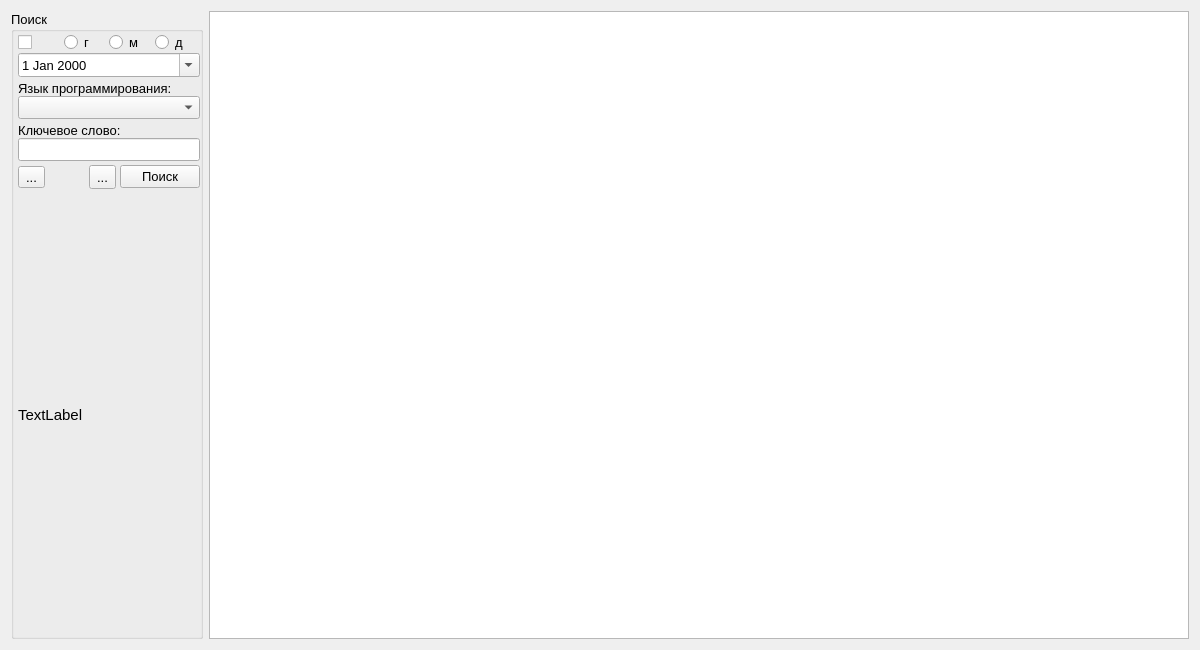
<?xml version="1.0" encoding="UTF-8"?>
<ui version="4.0">
 <class>SearchWindow</class>
 <widget class="QWidget" name="SearchWindow">
  <property name="geometry">
   <rect>
    <x>0</x>
    <y>0</y>
    <width>1200</width>
    <height>650</height>
   </rect>
  </property>
  <property name="windowTitle">
   <string>Form</string>
  </property>
  <layout class="QHBoxLayout" name="horizontalLayout_3">
   <item>
    <widget class="QGroupBox" name="groupBox">
     <property name="sizePolicy">
      <sizepolicy hsizetype="Fixed" vsizetype="Preferred">
       <horstretch>0</horstretch>
       <verstretch>0</verstretch>
      </sizepolicy>
     </property>
     <property name="font">
      <font>
       <pointsize>10</pointsize>
      </font>
     </property>
     <property name="title">
      <string>Поиск</string>
     </property>
     <layout class="QVBoxLayout" name="verticalLayout_4">
      <property name="spacing">
       <number>4</number>
      </property>
      <property name="leftMargin">
       <number>4</number>
      </property>
      <property name="topMargin">
       <number>0</number>
      </property>
      <property name="rightMargin">
       <number>0</number>
      </property>
      <property name="bottomMargin">
       <number>0</number>
      </property>
      <item>
       <layout class="QVBoxLayout" name="verticalLayout">
        <property name="spacing">
         <number>0</number>
        </property>
        <item>
         <layout class="QHBoxLayout" name="horizontalLayout">
          <item>
           <widget class="QCheckBox" name="cbDate">
            <property name="font">
             <font>
              <pointsize>10</pointsize>
             </font>
            </property>
            <property name="text">
             <string extracomment="Поиск по дате"/>
            </property>
           </widget>
          </item>
          <item>
           <widget class="QRadioButton" name="rYear">
            <property name="font">
             <font>
              <pointsize>10</pointsize>
             </font>
            </property>
            <property name="text">
             <string>г</string>
            </property>
           </widget>
          </item>
          <item>
           <widget class="QRadioButton" name="rMonth">
            <property name="font">
             <font>
              <pointsize>10</pointsize>
             </font>
            </property>
            <property name="text">
             <string>м</string>
            </property>
           </widget>
          </item>
          <item>
           <widget class="QRadioButton" name="rDay">
            <property name="font">
             <font>
              <pointsize>10</pointsize>
             </font>
            </property>
            <property name="text">
             <string>д</string>
            </property>
           </widget>
          </item>
         </layout>
        </item>
        <item>
         <widget class="QDateEdit" name="dateEdit">
          <property name="font">
           <font>
            <pointsize>10</pointsize>
           </font>
          </property>
          <property name="calendarPopup">
           <bool>true</bool>
          </property>
         </widget>
        </item>
       </layout>
      </item>
      <item>
       <layout class="QVBoxLayout" name="verticalLayout_2">
        <property name="spacing">
         <number>0</number>
        </property>
        <item>
         <widget class="QLabel" name="label_2">
          <property name="text">
           <string>Язык программирования:</string>
          </property>
         </widget>
        </item>
        <item>
         <widget class="QComboBox" name="cbxLan">
          <property name="font">
           <font>
            <pointsize>10</pointsize>
           </font>
          </property>
         </widget>
        </item>
       </layout>
      </item>
      <item>
       <layout class="QVBoxLayout" name="verticalLayout_3">
        <property name="spacing">
         <number>0</number>
        </property>
        <item>
         <widget class="QLabel" name="label">
          <property name="text">
           <string>Ключевое слово: </string>
          </property>
         </widget>
        </item>
        <item>
         <widget class="QLineEdit" name="edtPattern">
          <property name="font">
           <font>
            <pointsize>10</pointsize>
           </font>
          </property>
         </widget>
        </item>
       </layout>
      </item>
      <item>
       <layout class="QHBoxLayout" name="horizontalLayout_2">
        <item>
         <widget class="QToolButton" name="btnRefresh">
          <property name="font">
           <font>
            <pointsize>10</pointsize>
           </font>
          </property>
          <property name="text">
           <string>...</string>
          </property>
          <property name="icon">
           <iconset resource="../../bin/img.qrc">
            <normaloff>:/images/ex.png</normaloff>
            <normalon>:/images/ex.png</normalon>:/images/ex.png</iconset>
          </property>
          <property name="iconSize">
           <size>
            <width>22</width>
            <height>22</height>
           </size>
          </property>
         </widget>
        </item>
        <item>
         <spacer name="horizontalSpacer_2">
          <property name="orientation">
           <enum>Qt::Horizontal</enum>
          </property>
          <property name="sizeHint" stdset="0">
           <size>
            <width>40</width>
            <height>20</height>
           </size>
          </property>
         </spacer>
        </item>
        <item>
         <widget class="QToolButton" name="btnClear">
          <property name="minimumSize">
           <size>
            <width>24</width>
            <height>24</height>
           </size>
          </property>
          <property name="font">
           <font>
            <pointsize>10</pointsize>
           </font>
          </property>
          <property name="text">
           <string>...</string>
          </property>
          <property name="icon">
           <iconset>
            <normalon>:/images/clear.png</normalon>
           </iconset>
          </property>
         </widget>
        </item>
        <item>
         <widget class="QPushButton" name="btnSearch">
          <property name="font">
           <font>
            <pointsize>10</pointsize>
           </font>
          </property>
          <property name="text">
           <string>Поиск</string>
          </property>
          <property name="icon">
           <iconset>
            <normalon>:/images/search.png</normalon>
           </iconset>
          </property>
         </widget>
        </item>
       </layout>
      </item>
      <item>
       <spacer name="verticalSpacer">
        <property name="orientation">
         <enum>Qt::Vertical</enum>
        </property>
        <property name="sizeHint" stdset="0">
         <size>
          <width>20</width>
          <height>179</height>
         </size>
        </property>
       </spacer>
      </item>
      <item>
       <widget class="QLabel" name="lblPix">
        <property name="font">
         <font>
          <pointsize>11</pointsize>
         </font>
        </property>
        <property name="text">
         <string>TextLabel</string>
        </property>
       </widget>
      </item>
      <item>
       <spacer name="verticalSpacer_2">
        <property name="orientation">
         <enum>Qt::Vertical</enum>
        </property>
        <property name="sizeHint" stdset="0">
         <size>
          <width>20</width>
          <height>179</height>
         </size>
        </property>
       </spacer>
      </item>
     </layout>
    </widget>
   </item>
   <item>
    <widget class="QTableView" name="tableView">
     <property name="font">
      <font>
       <pointsize>10</pointsize>
      </font>
     </property>
    </widget>
   </item>
  </layout>
  <action name="actionRefreshList">
   <property name="icon">
    <iconset resource="../../bin/img.qrc">
     <normaloff>:/images/ex.png</normaloff>:/images/ex.png</iconset>
   </property>
   <property name="text">
    <string>RefreshList</string>
   </property>
  </action>
  <action name="actionClear">
   <property name="icon">
    <iconset resource="../../bin/img.qrc">
     <normaloff>:/images/clear.png</normaloff>:/images/clear.png</iconset>
   </property>
   <property name="text">
    <string>Clear</string>
   </property>
   <property name="toolTip">
    <string>Очистить поиск</string>
   </property>
  </action>
 </widget>
 <resources>
  <include location="../../bin/img.qrc"/>
 </resources>
 <connections/>
</ui>
